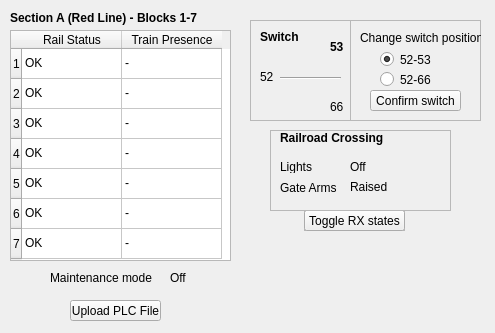
<?xml version="1.0" encoding="UTF-8"?>
<ui version="4.0">
 <class>block_info</class>
 <widget class="QWidget" name="block_info">
  <property name="geometry">
   <rect>
    <x>0</x>
    <y>0</y>
    <width>495</width>
    <height>333</height>
   </rect>
  </property>
  <property name="windowTitle">
   <string>Section Information</string>
  </property>
  <widget class="QFrame" name="frame_2">
   <property name="geometry">
    <rect>
     <x>10</x>
     <y>30</y>
     <width>221</width>
     <height>231</height>
    </rect>
   </property>
   <property name="frameShape">
    <enum>QFrame::StyledPanel</enum>
   </property>
   <property name="frameShadow">
    <enum>QFrame::Raised</enum>
   </property>
   <widget class="QTableWidget" name="tableWidget">
    <property name="geometry">
     <rect>
      <x>0</x>
      <y>0</y>
      <width>221</width>
      <height>231</height>
     </rect>
    </property>
    <row>
     <property name="text">
      <string>1</string>
     </property>
    </row>
    <row>
     <property name="text">
      <string>2</string>
     </property>
    </row>
    <row>
     <property name="text">
      <string>3</string>
     </property>
    </row>
    <row>
     <property name="text">
      <string>4</string>
     </property>
    </row>
    <row>
     <property name="text">
      <string>5</string>
     </property>
    </row>
    <row>
     <property name="text">
      <string>6</string>
     </property>
    </row>
    <row>
     <property name="text">
      <string>7</string>
     </property>
    </row>
    <column>
     <property name="text">
      <string>Rail Status</string>
     </property>
    </column>
    <column>
     <property name="text">
      <string>Train Presence</string>
     </property>
    </column>
    <item row="0" column="0">
     <property name="text">
      <string>OK</string>
     </property>
    </item>
    <item row="0" column="1">
     <property name="text">
      <string>-</string>
     </property>
    </item>
    <item row="1" column="0">
     <property name="text">
      <string>OK</string>
     </property>
    </item>
    <item row="1" column="1">
     <property name="text">
      <string>-</string>
     </property>
    </item>
    <item row="2" column="0">
     <property name="text">
      <string>OK</string>
     </property>
    </item>
    <item row="2" column="1">
     <property name="text">
      <string>-</string>
     </property>
    </item>
    <item row="3" column="0">
     <property name="text">
      <string>OK</string>
     </property>
    </item>
    <item row="3" column="1">
     <property name="text">
      <string>-</string>
     </property>
    </item>
    <item row="4" column="0">
     <property name="text">
      <string>OK</string>
     </property>
    </item>
    <item row="4" column="1">
     <property name="text">
      <string>-</string>
     </property>
    </item>
    <item row="5" column="0">
     <property name="text">
      <string>OK</string>
     </property>
    </item>
    <item row="5" column="1">
     <property name="text">
      <string>-</string>
     </property>
    </item>
    <item row="6" column="0">
     <property name="text">
      <string>OK</string>
     </property>
    </item>
    <item row="6" column="1">
     <property name="text">
      <string>-</string>
     </property>
    </item>
   </widget>
  </widget>
  <widget class="QLabel" name="title">
   <property name="geometry">
    <rect>
     <x>10</x>
     <y>10</y>
     <width>221</width>
     <height>16</height>
    </rect>
   </property>
   <property name="font">
    <font>
     <weight>75</weight>
     <bold>true</bold>
    </font>
   </property>
   <property name="text">
    <string>Section A (Red Line) - Blocks 1-7</string>
   </property>
  </widget>
  <widget class="QLabel" name="label_13">
   <property name="enabled">
    <bool>true</bool>
   </property>
   <property name="geometry">
    <rect>
     <x>170</x>
     <y>270</y>
     <width>31</width>
     <height>16</height>
    </rect>
   </property>
   <property name="text">
    <string>Off</string>
   </property>
  </widget>
  <widget class="QLabel" name="label_12">
   <property name="geometry">
    <rect>
     <x>50</x>
     <y>270</y>
     <width>111</width>
     <height>16</height>
    </rect>
   </property>
   <property name="text">
    <string>Maintenance mode</string>
   </property>
  </widget>
  <widget class="QPushButton" name="PLCUpload">
   <property name="geometry">
    <rect>
     <x>70</x>
     <y>300</y>
     <width>91</width>
     <height>21</height>
    </rect>
   </property>
   <property name="text">
    <string>Upload PLC File</string>
   </property>
  </widget>
  <widget class="QFrame" name="switch_frame">
   <property name="geometry">
    <rect>
     <x>250</x>
     <y>20</y>
     <width>101</width>
     <height>101</height>
    </rect>
   </property>
   <property name="frameShape">
    <enum>QFrame::StyledPanel</enum>
   </property>
   <property name="frameShadow">
    <enum>QFrame::Raised</enum>
   </property>
   <widget class="Line" name="line">
    <property name="geometry">
     <rect>
      <x>30</x>
      <y>50</y>
      <width>61</width>
      <height>16</height>
     </rect>
    </property>
    <property name="orientation">
     <enum>Qt::Horizontal</enum>
    </property>
   </widget>
   <widget class="QLabel" name="label_2">
    <property name="geometry">
     <rect>
      <x>10</x>
      <y>50</y>
      <width>47</width>
      <height>13</height>
     </rect>
    </property>
    <property name="text">
     <string>52</string>
    </property>
   </widget>
   <widget class="QLabel" name="label_3">
    <property name="geometry">
     <rect>
      <x>80</x>
      <y>20</y>
      <width>47</width>
      <height>13</height>
     </rect>
    </property>
    <property name="font">
     <font>
      <weight>75</weight>
      <bold>true</bold>
     </font>
    </property>
    <property name="text">
     <string>53</string>
    </property>
   </widget>
   <widget class="QLabel" name="label_4">
    <property name="geometry">
     <rect>
      <x>80</x>
      <y>80</y>
      <width>47</width>
      <height>13</height>
     </rect>
    </property>
    <property name="text">
     <string>66</string>
    </property>
   </widget>
   <widget class="QLabel" name="label">
    <property name="geometry">
     <rect>
      <x>10</x>
      <y>10</y>
      <width>47</width>
      <height>13</height>
     </rect>
    </property>
    <property name="font">
     <font>
      <weight>75</weight>
      <bold>true</bold>
     </font>
    </property>
    <property name="text">
     <string>Switch</string>
    </property>
   </widget>
  </widget>
  <widget class="QFrame" name="sw_toggle">
   <property name="geometry">
    <rect>
     <x>350</x>
     <y>20</y>
     <width>131</width>
     <height>101</height>
    </rect>
   </property>
   <property name="frameShape">
    <enum>QFrame::StyledPanel</enum>
   </property>
   <property name="frameShadow">
    <enum>QFrame::Raised</enum>
   </property>
   <widget class="QPushButton" name="pushButton">
    <property name="geometry">
     <rect>
      <x>20</x>
      <y>70</y>
      <width>91</width>
      <height>21</height>
     </rect>
    </property>
    <property name="text">
     <string>Confirm switch</string>
    </property>
   </widget>
   <widget class="QRadioButton" name="radioButton_2">
    <property name="geometry">
     <rect>
      <x>30</x>
      <y>50</y>
      <width>84</width>
      <height>19</height>
     </rect>
    </property>
    <property name="text">
     <string>52-66</string>
    </property>
   </widget>
   <widget class="QRadioButton" name="radioButton">
    <property name="geometry">
     <rect>
      <x>30</x>
      <y>30</y>
      <width>84</width>
      <height>19</height>
     </rect>
    </property>
    <property name="text">
     <string>52-53</string>
    </property>
    <property name="checked">
     <bool>true</bool>
    </property>
   </widget>
   <widget class="QLabel" name="label_5">
    <property name="geometry">
     <rect>
      <x>10</x>
      <y>10</y>
      <width>131</width>
      <height>16</height>
     </rect>
    </property>
    <property name="text">
     <string>Change switch position:</string>
    </property>
   </widget>
  </widget>
  <widget class="QFrame" name="rx_toggle">
   <property name="geometry">
    <rect>
     <x>304</x>
     <y>210</y>
     <width>101</width>
     <height>21</height>
    </rect>
   </property>
   <property name="frameShape">
    <enum>QFrame::StyledPanel</enum>
   </property>
   <property name="frameShadow">
    <enum>QFrame::Raised</enum>
   </property>
   <widget class="QPushButton" name="pushButton_2">
    <property name="geometry">
     <rect>
      <x>0</x>
      <y>0</y>
      <width>101</width>
      <height>21</height>
     </rect>
    </property>
    <property name="text">
     <string>Toggle RX states</string>
    </property>
   </widget>
  </widget>
  <widget class="QFrame" name="rx_frame">
   <property name="geometry">
    <rect>
     <x>270</x>
     <y>130</y>
     <width>181</width>
     <height>81</height>
    </rect>
   </property>
   <property name="frameShape">
    <enum>QFrame::StyledPanel</enum>
   </property>
   <property name="frameShadow">
    <enum>QFrame::Raised</enum>
   </property>
   <widget class="QLabel" name="label_6">
    <property name="geometry">
     <rect>
      <x>10</x>
      <y>0</y>
      <width>111</width>
      <height>16</height>
     </rect>
    </property>
    <property name="font">
     <font>
      <weight>75</weight>
      <bold>true</bold>
     </font>
    </property>
    <property name="text">
     <string>Railroad Crossing</string>
    </property>
   </widget>
   <widget class="QLabel" name="label_7">
    <property name="geometry">
     <rect>
      <x>10</x>
      <y>30</y>
      <width>47</width>
      <height>13</height>
     </rect>
    </property>
    <property name="text">
     <string>Lights</string>
    </property>
   </widget>
   <widget class="QLabel" name="label_8">
    <property name="geometry">
     <rect>
      <x>10</x>
      <y>50</y>
      <width>61</width>
      <height>16</height>
     </rect>
    </property>
    <property name="text">
     <string>Gate Arms</string>
    </property>
   </widget>
   <widget class="QLabel" name="rx_lights">
    <property name="geometry">
     <rect>
      <x>80</x>
      <y>30</y>
      <width>47</width>
      <height>13</height>
     </rect>
    </property>
    <property name="text">
     <string>Off</string>
    </property>
   </widget>
   <widget class="QLabel" name="rx_gates">
    <property name="geometry">
     <rect>
      <x>80</x>
      <y>50</y>
      <width>47</width>
      <height>13</height>
     </rect>
    </property>
    <property name="text">
     <string>Raised</string>
    </property>
   </widget>
  </widget>
 </widget>
 <resources/>
 <connections/>
</ui>
